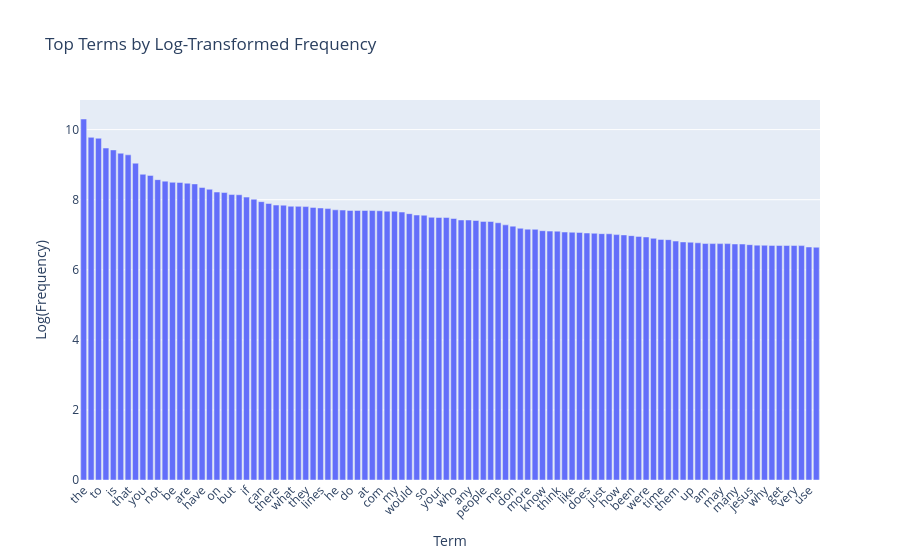

The cell this chart's notebook holds for it:
### Markdown cell above
### >>> **Exercise 15 (take home):** 
You can copy the code from the previous exercise and change the 'term_frequencies' variable for the 'term_frequencies_log', comment about the differences that you observe and talk about other possible insights that we can get from a log distribution.

### Code cell
# Answer here

import numpy as np
import pandas as pd
import plotly.express as px
import math

# take log transform (+1 avoid log(0))
term_frequencies_log = [math.log(i + 1) for i in term_frequencies]


sorted_idx = np.argsort(term_frequencies)[::-1]
terms_sorted = count_vect.get_feature_names_out()[sorted_idx]
freqs_log_sorted = np.array(term_frequencies_log)[sorted_idx]

# setup DataFrame
df = pd.DataFrame({"term": terms_sorted, "log_frequency": freqs_log_sorted})


fig = px.bar(
    df.head(100),
    x="term",
    y="log_frequency",
    title="Top Terms by Log-Transformed Frequency",
    labels={"term": "Term", "log_frequency": "Log(Frequency)"}
)

fig.update_layout(xaxis_tickangle=-45)
fig.show()

print("""With the log transform, the extreme gap between very frequent and very rare terms is compressed. 
This makes the long tail more visible and allows us to compare medium- and low-frequency terms that 
would otherwise be hidden near zero in the original scale. 
Other insights: log scale highlights relative differences in rare terms, reduces skewness, 
and is often used in text mining (e.g., TF-IDF weighting).""")

### Figure 1 — Plotly figure (JSON) as saved in the notebook; plotly's stock layout.template omitted (floating-point values rounded to 4 significant figures)
{"data": [{"hovertemplate": "Term=%{x}<br>Log(Frequency)=%{y}<extra></extra>", "legendgroup": "", "marker": {"color": "#636efa", "pattern": {"shape": ""}}, "name": "", "orientation": "v", "showlegend": false, "textposition": "auto", "type": "bar", "x": ["the", "of", "to", "and", "is", "in", "that", "it", "you", "for", "not", "this", "be", "from", "are", "edu", "have", "as", "on", "with", "but", "or", "if", "was", "can", "we", "there", "by", "what", "subject", "they", "an", "lines", "one", "he", "god", "do", "organization", "at", "re", "com", "about", "my", "all", "would", "will", "so", "some", "your", "no", "who", "has", "any", "writes", "people", "which", "me", "article", "don", "his", "more", "other", "know", "when", "think", "their", "like", "university", "does", "out", "just", "only", "how", "also", "been", "than", "were", "then", "time", "because", "them", "posting", "up", "had", "am", "should", "may", "these", "many", "say", "jesus", "see", "why", "us", "get", "good", "very", "believe", "use", "such"], "xaxis": "x", "y": [10.3, 9.779, 9.754, 9.474, 9.421, 9.326, 9.28, 9.042, 8.726, 8.693, 8.573, 8.53, 8.497, 8.492, 8.47, 8.45, 8.347, 8.298, 8.219, 8.204, 8.147, 8.141, 8.074, 8.013, 7.944, 7.892, 7.847, 7.843, 7.813, 7.81, 7.803, 7.781, 7.764, 7.746, 7.711, 7.704, 7.693, 7.693, 7.693, 7.69, 7.684, 7.673, 7.67, 7.647, 7.601, 7.563, 7.556, 7.497, 7.492, 7.491, 7.463, 7.422, 7.421, 7.406, 7.381, 7.378, 7.342, 7.282, 7.245, 7.185, 7.16, 7.154, 7.116, 7.103, 7.102, 7.077, 7.072, 7.066, 7.049, 7.041, 7.031, 7.028, 7.004, 6.995, 6.974, 6.953, 6.936, 6.898, 6.867, 6.86, 6.819, 6.795, 6.787, 6.77, 6.749, 6.748, 6.746, 6.746, 6.736, 6.735, 6.717, 6.703, 6.7, 6.696, 6.693, 6.692, 6.692, 6.69, 6.65, 6.642], "yaxis": "y"}], "layout": {"barmode": "relative", "legend": {"tracegroupgap": 0}, "title": {"text": "Top Terms by Log-Transformed Frequency"}, "xaxis": {"anchor": "y", "domain": [0, 1], "tickangle": -45, "title": {"text": "Term"}}, "yaxis": {"anchor": "x", "domain": [0, 1], "title": {"text": "Log(Frequency)"}}}}
